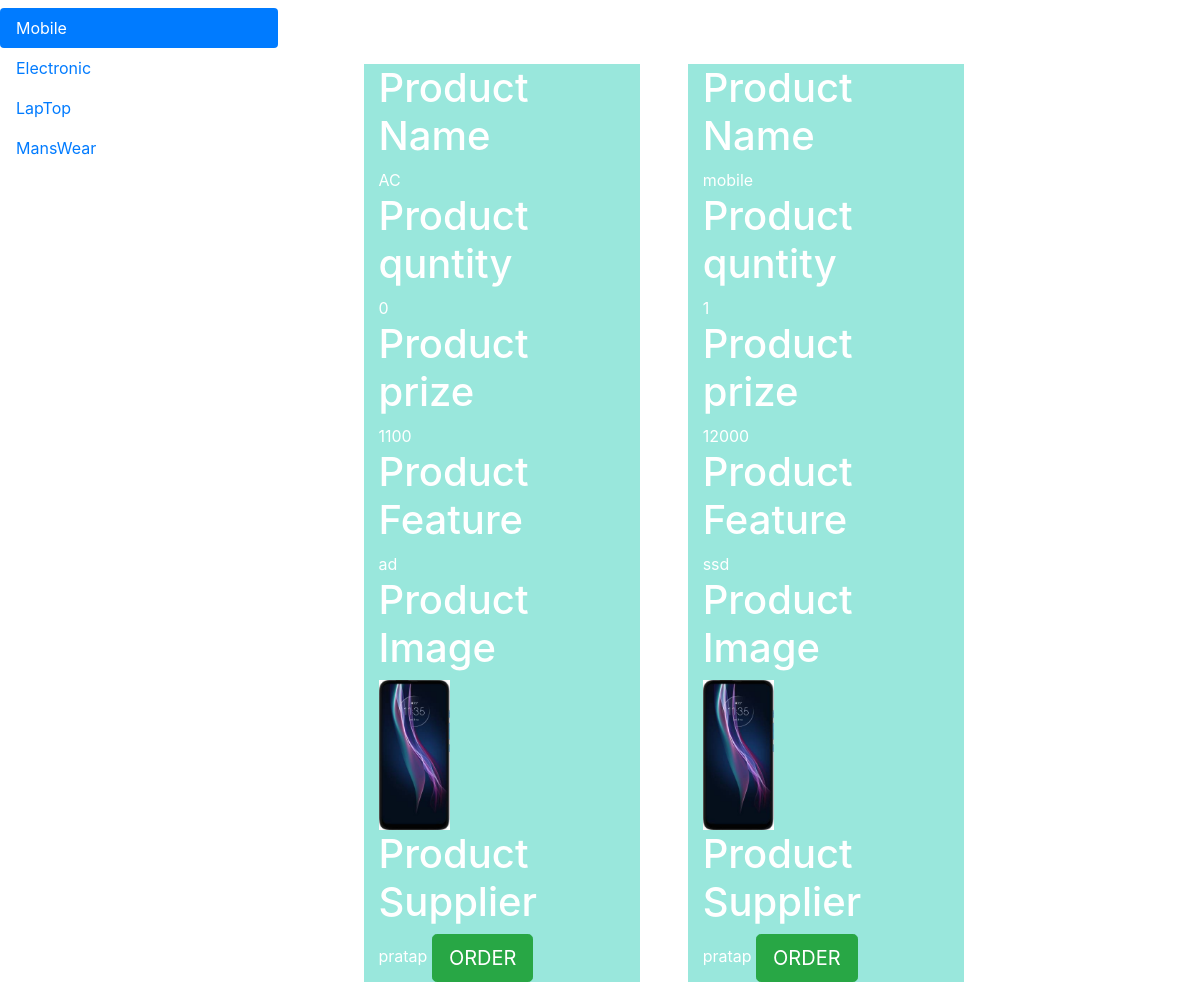
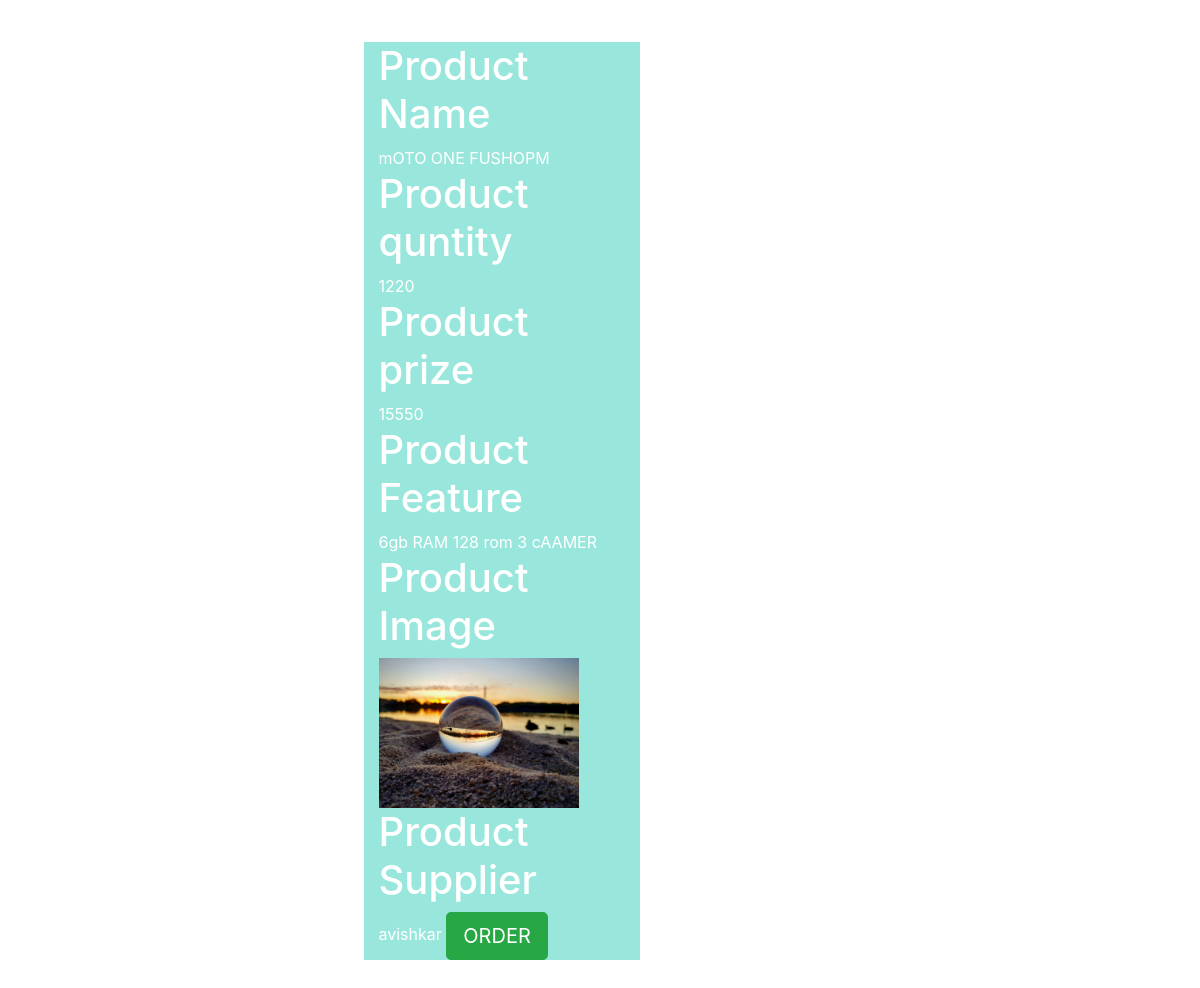
Page /view (signed in) on the committed database (2 pictures, top to bottom).
### App/models.py (models this page shows)
class Product(models.Model):
    cho=[('ele','Electronic'),('mobile','Mobile'),('laptop','LapTop'),('mw','MansWear')]
    p_name = models.CharField(max_length=50)
    p_countity = models.IntegerField()
    p_price = models.IntegerField()
    p_dis =models.TextField()
    p_img = models.ImageField(upload_to='Product')
    cat = models.CharField(max_length=50,choices=cho)
    Supplier = models.ForeignKey(User,on_delete=models.CASCADE)

### App/views.py (the view)
# urls.py: path('view', viewproduct , name= 'view'),
@login_required(login_url='login')
def viewproduct(request):
    mw = Product.objects.filter(cat= 'mw')
    lt = Product.objects.filter(cat= 'laptop')
    elec = Product.objects.filter(cat= 'ele')
    mob = Product.objects.filter(cat= 'mobile')
    if request.user.groups.filter(name='Supplier').exists():
        return redirect('Product')
    return render(request,'html/view.html',{ 'mw':mw,'lt':lt,'elec':elec,'mobile':mob })

### templates/html/view.html (shortened to what this page needs)
{% extends 'html/base.html' %}
{% block body %}
<div class="row">
  <div class="col-3">
    <div class="nav flex-column nav-pills" id="v-pills-tab" role="tablist" aria-orientation="vertical">
      <a class="nav-link active" id="Mobile-tab" data-toggle="pill" href="#Mobile" role="tab" aria-controls="Mobile" aria-selected="true">Mobile</a>
      <a class="nav-link" id="Electronic-tab" data-toggle="pill" href="#Electronic" role="tab" aria-controls="Electronic" aria-selected="false">Electronic</a>
      <a class="nav-link" id="LapTop-tab" data-toggle="pill" href="#LapTop" role="tab" aria-controls="LapTop" aria-selected="false">LapTop</a>
      <a class="nav-link" id="MansWear-tab" data-toggle="pill" href="#MansWear" role="tab" aria-controls="MansWear" aria-selected="false">MansWear</a>
    </div>
  </div>
  <div class="col-9  ">
    <div class="tab-content" id="v-pills-tabContent">
      <div class="tab-pane fade show active" id="Mobile" role="tabpanel" aria-labelledby="Mobile">
     <div class="row m-4 p-2">
    {% for p in mobile %}
   <div class="col-lg-4 m-4" style="background-color:rgba(2, 196, 167, .4);">
  <form action='{% url "chart" p.id  %}' method='GET'>
      <h1> Product Name </h1>
        {{ p.p_name }}
         <h1> Product quntity </h1>
        {{ p.p_countity }}
        <h1> Product prize </h1>
        {{ p.p_price }}
        <h1> Product Feature </h1>
        {{ p.p_dis }}
        <h1> Product Image </h1>
        <img src ='{{ p.p_img.url }}'  height ='150px' weidth='120px' >
         <h1> Product Supplier </h1>
        {{ p.Supplier }}
        <button class='btn btn-lg btn-success' type='submit' value='ORDER'>ORDER</button>
        </div>
      {% endfor %}
     </div>
     </div>
  </div>
</div>
{% endblock body %}

### templates/html/base.html (shortened to what this page needs)
{% load static %}
<!DOCTYPE html>
<html>
<head>
	<link rel="stylesheet" href="https://maxcdn.bootstrapcdn.com/bootstrap/4.0.0/css/bootstrap.min.css"
>
</head>
<body style="background-image: url('{% static 'space.jpeg' %}'); color: white;">
	{% block body %}{% endblock body %}
</body>
</html>

### rows in the picture
Product: p_name "AC", p_countity "0", p_price "1100", p_dis "ad", p_img (picture), Supplier "pratap"
Product: p_name "mobile", p_countity "1", p_price "12000", p_dis "ssd", p_img (picture), Supplier "pratap"
Product: p_name "mOTO ONE FUSHOPM", p_countity "1220", p_price "15550", p_dis "6gb RAM 128 rom 3 cAAMER", p_img (picture), Supplier "avishkar"
